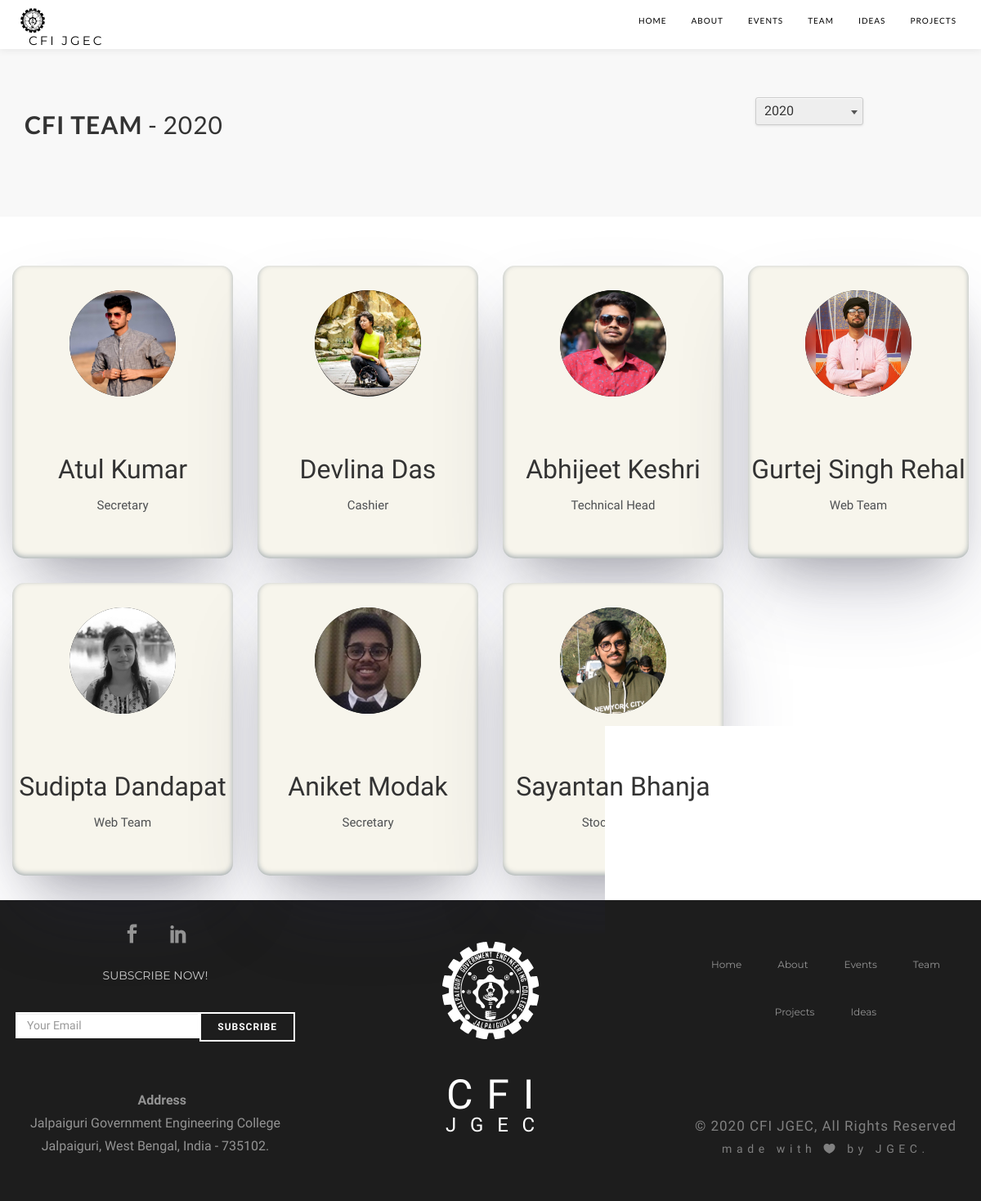
The page /club/teams/2020/ on the database its author committed.
### club/models.py (models this page shows, shortened)
class CFITeam(models.Model):
    name = models.CharField(max_length=100)
    post = models.CharField(max_length=100)
    picture = models.ImageField(upload_to='CFITeam_images')
    facebook = models.TextField(max_length=1000,default="", blank=True, null=True)
    linkedin = models.TextField(max_length=1000,default="", blank=True, null=True)
    twitter = models.TextField(max_length=1000,default="", blank=True, null=True)
    github = models.TextField(max_length=1000,default="", blank=True, null=True)
    batch = models.IntegerField(default=0)
    created = models.DateTimeField(auto_now_add=True)
    class Meta:
        verbose_name_plural = 'Team'

### club/views.py (the view)
# urls.py: path('teams/<slug:year>/',views.ourteam,name='ourteam'),
def ourteam(request, year):
    now = datetime.datetime.now()
    cfi_team = CFITeam.objects.all().filter(batch=year)
    context_dict = {
        'now': now,
        'year': year,
        'cfi_team': cfi_team
    }
    return render(request, 'club/ourteam.html', context=context_dict)

### templates/club/ourteam.html (shortened to what this page needs)
{% extends 'club/base.html' %}
{% load staticfiles %}
{% block body_block %}
<section class="blog-list-title" id="home">
    <div class="container">
        <div class="row">
            <div class="col-md-8 col-sm-12 col-xs-12">
                 <h2 style="font-size:30px;" class="blog-page-heading">
                   <span style="font-weight:600;">CFI TEAM</span> - {{year}}</h2>
            </div>
            <div class="col-md-4 col-sm-12 col-xs-12">
              <div class="dropdown">
                <input class="dropdown-toggle" type="text">
                <div class="dropdown-text">{{year}}</div>
              </div>
            </div>
        </div>
    </div>
</section>
<section class="section-top" id="portfolio">
 <div class="container fluid nopadding">
    <div class="container">
      <div class="row">
        {% for member in cfi_team %}
        <div class="col-12 col-sm-6 col-md-4 col-lg-3">
          <div class="our-team">
            <div class="picture">
              <img class="img-fluid" src="{{ member.picture.url  }}">
            </div>
            <div class="team-content">
              <h3 class="name">{{ member.name }}</h3>
              <h4 class="title">{{member.post}}</h4>
            </div>
          </div>
        </div>
         {% endfor %}
      </div>
    </div>
  </div>
  </section>
{% endblock %}
{% block year %} {{ year }} {% endblock %}

### static/css/club/styles.css (style rules this page uses)
* { cursor: url('../../images/club/cursor1.png'),default; }
html { font-size: 100%; width: auto !important; overflow-x: hidden !important; }
body { height: 100%; background: #FFFFFF; font-family: 'Source Sans Pro', sans-serif; font-size: 16px; font-weight: 300; line-height: 28px; text-align: center; width: auto !important; overflow-x: hidden !important; margin: auto !important; }
*, *:before, *:after { -webkit-box-sizing: border-box; -moz-box-sizing: border-box; box-sizing: border-box; }
.nopadding { padding: 0px; }
h2 { font-family: 'Lato', sans-serif; font-weight: 700; font-size: 42px; letter-spacing: 1px; line-height: 4.063rem; text-transform: capitalize; }
h3 { font-size: 32px; line-height: 38px; font-weight: 300; }
h4 { font-size: 18px; line-height: 30px; font-weight: 300; }
.section-top { padding-top: 60px; }
* { -webkit-box-sizing: border-box; -moz-box-sizing: border-box; box-sizing: border-box; }
#portfolio .container { width: 100%; }
.flipIn, h3, .accordion ul li { animation: flipdown 0.5s ease both; }
.blog-list-title { background-color: #f8f8f8; padding-top: 100px; padding-bottom: 70px; width: 100%; display: block; }
.blog-page-heading { font-family: 'Montserrat' sans-serif; text-transform: uppercase; text-align: left; font-size: 20px; font-weight: 400; letter-spacing: 1px; }
.comment-reply .contact-box .contact-form .textarea-box:active, .comment-reply.contact-box .contact-form .textarea-box:focus, { color: #FFF; }
@media (min-width: 481px) { h2 { font-size: 28px; } }
@media (min-width: 992px) { h2 { font-size: 36px; } }
@media (min-width: 1200px) { h2 { font-size: 42px; } }

### templates/club/ourteam.html (style rules this page uses)
.dropdown { position: relative; display: inline-block; text-align: left; width: 132px; }
.dropdown-text { cursor: pointer; position: absolute; text-indent: 10px; line-height: 32px; background-color: #eee; border: 1px solid #ccc; border-radius: 3px; box-shadow: 0 1px 0 rgba(255,255,255, .9) inset, 0 1px 3px rgba(0,0,0, .1); width: 100%; }
.dropdown-text:after { position: absolute; right: 6px; top: 15px; content: ''; width: 0px; height: 0px; border-style: solid; border-width: 5px 4px 0 4px; border-color: #555 transparent transparent transparent; }
.dropdown-text, .dropdown-content a { color: #333; text-shadow: 0 1px #fff; }
.dropdown-toggle { font-size: 0; z-index: 1; cursor: pointer; position: absolute; top: 0; border: none; padding: 0; margin: 0 0 0 1px; background: transparent; text-indent: -10px; height: 34px; width: 100%; }
.our-team { padding: 30px 0 40px; margin-bottom: 30px; background-color: #f7f5ec; text-align: center; overflow: hidden; position: relative; border-radius: 15px; box-shadow: rgba(50, 50, 93, 0.25) 0px 50px 100px -20px, rgba(0, 0, 0, 0.3) 0px 30px 60px -30px, rgba(10, 37, 64, 0.35) 0px -2px 6px 0px inset; }
.our-team .picture { display: inline-block; height: 130px; width: 130px; margin-bottom: 50px; z-index: 1; position: relative; }
.our-team .picture::before { content: ""; width: 100%; height: 0; border-radius: 50%; background-color: #141414; position: absolute; bottom: 135%; right: 0; left: 0; opacity: 0.9; transform: scale(3); transition: all 0.3s linear 0s; }
.our-team .picture::after { content: ""; width: 100%; height: 100%; border-radius: 50%; background-color: #141414; position: absolute; top: 0; left: 0; z-index: -1; }
.our-team .picture img { width: 100%; height: auto; border-radius: 50%; transform: scale(1); transition: all 0.9s ease 0s; }
.our-team .title { display: block; font-size: 15px; color: #4e5052; text-transform: capitalize; }

### rows shown on the page
CFITeam: picture (picture), name "Atul Kumar", post "Secretary"
CFITeam: picture (picture), name "Devlina Das", post "Cashier"
CFITeam: picture (picture), name "Abhijeet Keshri", post "Technical Head"
CFITeam: picture (picture), name "Gurtej Singh Rehal", post "Web Team"
CFITeam: picture (picture), name "Sudipta Dandapat", post "Web Team"
CFITeam: picture (picture), name "Aniket Modak", post "Secretary"
CFITeam: picture (picture), name "Sayantan Bhanja", post "Stock Head"

### other values the page prints
{{ year }} "2020"
